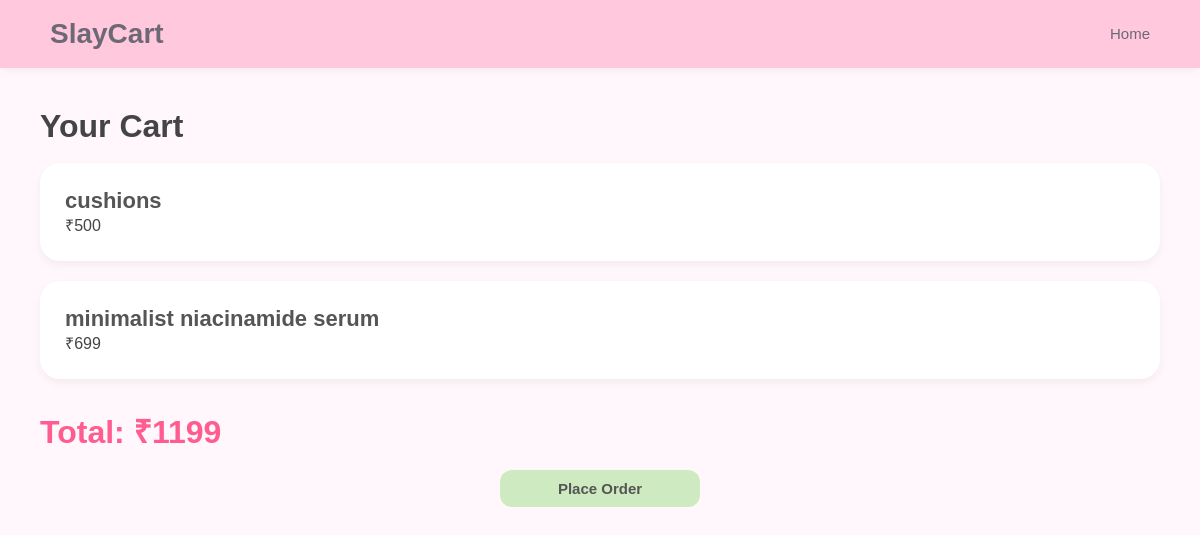
/view-cart (signed in), run on the app's committed database.
### app.py (models this page shows)
class Cart(db.Model):
    id = db.Column(db.Integer, primary_key=True)
    username = db.Column(db.String(100))
    product_id = db.Column(db.Integer)
    product_name = db.Column(db.String(100))
    price = db.Column(db.Integer)

### app.py (the view)
@app.route('/view-cart')
def view_cart():
    if 'username' not in session:
        return redirect('/login')
    items = Cart.query.filter_by(
        username=session['username']
    ).all()
    return render_template(
        'cart.html',
        items=items
    )

### templates/cart.html (shortened to what this page needs)
<!DOCTYPE html>
<html>
<head>
    <link rel="stylesheet" href="/static/style.css">
</head>
<body>
<nav>
    <div class="logo">
        SlayCart
    </div>
    <div class="nav-links">
        <a href="/">Home</a>
    </div>
</nav>
<div class="cart-container">
<h1>Your Cart</h1>
<br>
{% set ns = namespace(total=0) %}
{% for item in items %}
<div class="cart-item">
    <div>
        <h2>{{ item.product_name }}</h2>
        <p>₹{{ item.price }}</p>
    </div>
</div>
{% set ns.total = ns.total + item.price %}
{% endfor %}
<div class="total">
Total: ₹{{ ns.total }}
</div>
<br>
<div style="text-align:center;">
    <a href="/checkout">
        <button style="width:200px;">
            Place Order
        </button>
    </a>
</div>
</div>
</body>
</html>

### static/style.css (style rules this page uses)
* { margin:0; padding:0; box-sizing:border-box; font-family:'Poppins',sans-serif; }
body { background:#fff7fb; color:#444; }
nav { background:#ffc8dd; padding:18px 50px; display:flex; justify-content:space-between; align-items:center; box-shadow:0 2px 10px rgba(0,0,0,0.05); }
.logo { font-size:28px; font-weight:600; color:#6d6875; }
.nav-links a { text-decoration:none; margin-left:20px; color:#6d6875; font-size:15px; font-weight:500; }
button { width:100%; border:none; padding:10px; border-radius:12px; background:#cdeac0; color:#555; font-size:15px; cursor:pointer; font-weight:600; transition:0.3s; }
.cart-container { padding:40px; }
.cart-item { background:white; padding:25px; border-radius:20px; margin-bottom:20px; box-shadow:0 4px 10px rgba(0,0,0,0.05); }
.cart-item h2 { font-size:22px; color:#555; }
.total { margin-top:30px; font-size:32px; color:#ff5d8f; font-weight:600; }

### data on the page
Cart: product_name "cushions", price "500"
Cart: product_name "minimalist niacinamide serum", price "699"

### other printed values
{{ ns.total }} "1199"
